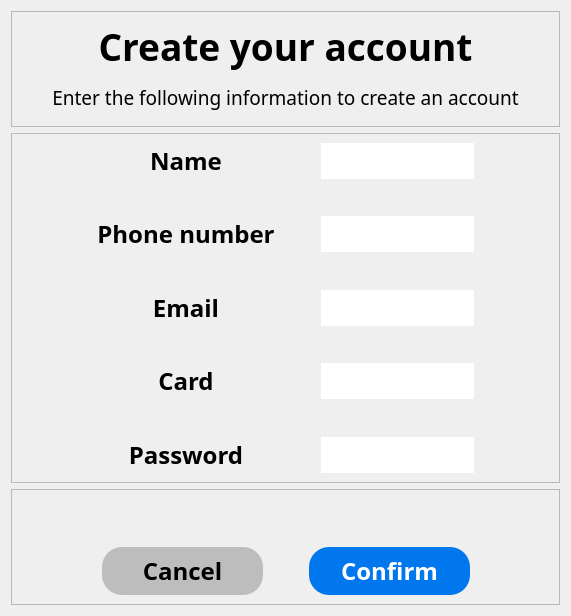
           <widget class="QWidget" name="sign_up_page">
            <layout class="QHBoxLayout" name="horizontalLayout">
             <item>
              <layout class="QVBoxLayout" name="verticalLayout_7" stretch="1,3,1">
               <item>
                <widget class="QFrame" name="frame_11">
                 <property name="frameShape">
                  <enum>QFrame::StyledPanel</enum>
                 </property>
                 <property name="frameShadow">
                  <enum>QFrame::Raised</enum>
                 </property>
                 <layout class="QGridLayout" name="gridLayout_22">
                  <item row="0" column="0">
                   <layout class="QGridLayout" name="gridLayout_21">
                    <item row="0" column="0">
                     <widget class="QLabel" name="label_12">
                      <property name="font">
                       <font>
                        <family>Bahnschrift SemiBold</family>
                        <pointsize>28</pointsize>
                        <weight>75</weight>
                        <bold>true</bold>
                       </font>
                      </property>
                      <property name="text">
                       <string>Create your account</string>
                      </property>
                      <property name="alignment">
                       <set>Qt::AlignCenter</set>
                      </property>
                     </widget>
                    </item>
                    <item row="1" column="0">
                     <widget class="QLabel" name="label_13">
                      <property name="font">
                       <font>
                        <family>Bahnschrift Light</family>
                        <pointsize>14</pointsize>
                       </font>
                      </property>
                      <property name="text">
                       <string>Enter the following information to create an account</string>
                      </property>
                      <property name="alignment">
                       <set>Qt::AlignCenter</set>
                      </property>
                     </widget>
                    </item>
                   </layout>
                  </item>
                 </layout>
                </widget>
               </item>
               <item>
                <widget class="QFrame" name="frame_10">
                 <property name="frameShape">
                  <enum>QFrame::StyledPanel</enum>
                 </property>
                 <property name="frameShadow">
                  <enum>QFrame::Raised</enum>
                 </property>
                 <layout class="QGridLayout" name="gridLayout_24">
                  <item row="0" column="0">
                   <layout class="QGridLayout" name="gridLayout_23" rowstretch="0,0,0,0,0,0,0,0,0" columnstretch="2,4,0,4,2">
                    <item row="4" column="1">
                     <widget class="QLabel" name="label_16">
                      <property name="font">
                       <font>
                        <family>Bahnschrift SemiBold</family>
                        <pointsize>18</pointsize>
                        <weight>75</weight>
                        <bold>true</bold>
                       </font>
                      </property>
                      <property name="text">
                       <string>Email</string>
                      </property>
                      <property name="alignment">
                       <set>Qt::AlignCenter</set>
                      </property>
                     </widget>
                    </item>
                    <item row="0" column="2">
                     <spacer name="horizontalSpacer_12">
                      <property name="orientation">
                       <enum>Qt::Horizontal</enum>
                      </property>
                      <property name="sizeHint" stdset="0">
                       <size>
                        <width>40</width>
                        <height>20</height>
                       </size>
                      </property>
                     </spacer>
                    </item>
                    <item row="8" column="1">
                     <widget class="QLabel" name="label_18">
                      <property name="font">
                       <font>
                        <family>Bahnschrift SemiBold</family>
                        <pointsize>18</pointsize>
                        <weight>75</weight>
                        <bold>true</bold>
                       </font>
                      </property>
                      <property name="text">
                       <string>Password</string>
                      </property>
                      <property name="alignment">
                       <set>Qt::AlignCenter</set>
                      </property>
                     </widget>
                    </item>
                    <item row="1" column="3">
                     <spacer name="verticalSpacer_7">
                      <property name="orientation">
                       <enum>Qt::Vertical</enum>
                      </property>
                      <property name="sizeHint" stdset="0">
                       <size>
                        <width>20</width>
                        <height>40</height>
                       </size>
                      </property>
                     </spacer>
                    </item>
                    <item row="0" column="3">
                     <widget class="QLineEdit" name="Name_in">
                      <property name="sizePolicy">
                       <sizepolicy hsizetype="Expanding" vsizetype="Expanding">
                        <horstretch>0</horstretch>
                        <verstretch>0</verstretch>
                       </sizepolicy>
                      </property>
                      <property name="font">
                       <font>
                        <family>Bahnschrift Light</family>
                        <pointsize>18</pointsize>
                       </font>
                      </property>
                      <property name="styleSheet">
                       <string notr="true">QLineEdit{border-radius:20px;}</string>
                      </property>
                      <property name="clearButtonEnabled">
                       <bool>true</bool>
                      </property>
                     </widget>
                    </item>
                    <item row="0" column="1">
                     <widget class="QLabel" name="label_14">
                      <property name="font">
                       <font>
                        <family>Bahnschrift SemiBold</family>
                        <pointsize>18</pointsize>
                        <weight>75</weight>
                        <bold>true</bold>
                       </font>
                      </property>
                      <property name="text">
                       <string>Name</string>
                      </property>
                      <property name="alignment">
                       <set>Qt::AlignCenter</set>
                      </property>
                     </widget>
                    </item>
                    <item row="3" column="3">
                     <spacer name="verticalSpacer_8">
                      <property name="orientation">
                       <enum>Qt::Vertical</enum>
                      </property>
                      <property name="sizeHint" stdset="0">
                       <size>
                        <width>20</width>
                        <height>40</height>
                       </size>
                      </property>
                     </spacer>
                    </item>
                    <item row="0" column="0">
                     <spacer name="horizontalSpacer_14">
                      <property name="orientation">
                       <enum>Qt::Horizontal</enum>
                      </property>
                      <property name="sizeHint" stdset="0">
                       <size>
                        <width>40</width>
                        <height>20</height>
                       </size>
                      </property>
                     </spacer>
                    </item>
                    <item row="5" column="3">
                     <spacer name="verticalSpacer_9">
                      <property name="orientation">
                       <enum>Qt::Vertical</enum>
                      </property>
                      <property name="sizeHint" stdset="0">
                       <size>
                        <width>20</width>
                        <height>40</height>
                       </size>
                      </property>
                     </spacer>
                    </item>
                    <item row="2" column="3">
                     <widget class="QLineEdit" name="phone_num_in">
                      <property name="sizePolicy">
                       <sizepolicy hsizetype="Expanding" vsizetype="Expanding">
                        <horstretch>0</horstretch>
                        <verstretch>0</verstretch>
                       </sizepolicy>
                      </property>
                      <property name="font">
                       <font>
                        <family>Bahnschrift Light</family>
                        <pointsize>18</pointsize>
                       </font>
                      </property>
                      <property name="styleSheet">
                       <string notr="true">QLineEdit{border-radius:20px;}</string>
                      </property>
                      <property name="clearButtonEnabled">
                       <bool>true</bool>
                      </property>
                     </widget>
                    </item>
                    <item row="6" column="3">
                     <widget class="QLineEdit" name="card_in">
                      <property name="sizePolicy">
                       <sizepolicy hsizetype="Expanding" vsizetype="Expanding">
                        <horstretch>0</horstretch>
                        <verstretch>0</verstretch>
                       </sizepolicy>
                      </property>
                      <property name="font">
                       <font>
                        <family>Bahnschrift Light</family>
                        <pointsize>18</pointsize>
                       </font>
                      </property>
                      <property name="styleSheet">
                       <string notr="true">QLineEdit{border-radius:20px;}</string>
                      </property>
                      <property name="clearButtonEnabled">
                       <bool>true</bool>
                      </property>
                     </widget>
                    </item>
                    <item row="4" column="3">
                     <widget class="QLineEdit" name="email_in">
                      <property name="sizePolicy">
                       <sizepolicy hsizetype="Expanding" vsizetype="Expanding">
                        <horstretch>0</horstretch>
                        <verstretch>0</verstretch>
                       </sizepolicy>
                      </property>
                      <property name="font">
                       <font>
                        <family>Bahnschrift Light</family>
                        <pointsize>18</pointsize>
                       </font>
                      </property>
                      <property name="styleSheet">
                       <string notr="true">QLineEdit{border-radius:20px;}</string>
                      </property>
                      <property name="clearButtonEnabled">
                       <bool>true</bool>
                      </property>
                     </widget>
                    </item>
                    <item row="8" column="3">
                     <widget class="QLineEdit" name="pwd_in">
                      <property name="sizePolicy">
                       <sizepolicy hsizetype="Expanding" vsizetype="Expanding">
                        <horstretch>0</horstretch>
                        <verstretch>0</verstretch>
                       </sizepolicy>
                      </property>
                      <property name="font">
                       <font>
                        <family>Bahnschrift Light</family>
                        <pointsize>18</pointsize>
                       </font>
                      </property>
                      <property name="styleSheet">
                       <string notr="true">QLineEdit{border-radius:20px;}</string>
                      </property>
                      <property name="echoMode">
                       <enum>QLineEdit::Password</enum>
                      </property>
                      <property name="clearButtonEnabled">
                       <bool>true</bool>
                      </property>
                     </widget>
                    </item>
                    <item row="6" column="1">
                     <widget class="QLabel" name="label_17">
                      <property name="font">
                       <font>
                        <family>Bahnschrift SemiBold</family>
                        <pointsize>18</pointsize>
                        <weight>75</weight>
                        <bold>true</bold>
                       </font>
                      </property>
                      <property name="text">
                       <string>Card</string>
                      </property>
                      <property name="alignment">
                       <set>Qt::AlignCenter</set>
                      </property>
                     </widget>
                    </item>
                    <item row="2" column="1">
                     <widget class="QLabel" name="label_15">
                      <property name="font">
                       <font>
                        <family>Bahnschrift SemiBold</family>
                        <pointsize>18</pointsize>
                        <weight>75</weight>
                        <bold>true</bold>
                       </font>
                      </property>
                      <property name="text">
                       <string>Phone number</string>
                      </property>
                      <property name="alignment">
                       <set>Qt::AlignCenter</set>
                      </property>
                     </widget>
                    </item>
                    <item row="0" column="4">
                     <spacer name="horizontalSpacer_13">
                      <property name="orientation">
                       <enum>Qt::Horizontal</enum>
                      </property>
                      <property name="sizeHint" stdset="0">
                       <size>
                        <width>40</width>
                        <height>20</height>
                       </size>
                      </property>
                     </spacer>
                    </item>
                    <item row="7" column="3">
                     <spacer name="verticalSpacer_10">
                      <property name="orientation">
                       <enum>Qt::Vertical</enum>
                      </property>
                      <property name="sizeHint" stdset="0">
                       <size>
                        <width>20</width>
                        <height>40</height>
                       </size>
                      </property>
                     </spacer>
                    </item>
                   </layout>
                  </item>
                 </layout>
                </widget>
               </item>
               <item>
                <widget class="QFrame" name="frame_9">
                 <property name="frameShape">
                  <enum>QFrame::StyledPanel</enum>
                 </property>
                 <property name="frameShadow">
                  <enum>QFrame::Raised</enum>
                 </property>
                 <layout class="QGridLayout" name="gridLayout_26">
                  <item row="0" column="0">
                   <layout class="QGridLayout" name="gridLayout_25" columnstretch="2,4,0,4,2">
                    <item row="1" column="1">
                     <widget class="QPushButton" name="to_sign_in_page_2">
                      <property name="sizePolicy">
                       <sizepolicy hsizetype="Minimum" vsizetype="Expanding">
                        <horstretch>0</horstretch>
                        <verstretch>0</verstretch>
                       </sizepolicy>
                      </property>
                      <property name="font">
                       <font>
                        <family>Bahnschrift SemiBold</family>
                        <pointsize>18</pointsize>
                        <weight>75</weight>
                        <bold>true</bold>
                       </font>
                      </property>
                      <property name="styleSheet">
                       <string notr="true">QPushButton{background-color: rgb(189,189,189); border-radius:20px; color:rgb(0,0,0);}</string>
                      </property>
                      <property name="text">
                       <string>Cancel</string>
                      </property>
                     </widget>
                    </item>
                    <item row="1" column="4">
                     <spacer name="horizontalSpacer_17">
                      <property name="orientation">
                       <enum>Qt::Horizontal</enum>
                      </property>
                      <property name="sizeHint" stdset="0">
                       <size>
                        <width>40</width>
                        <height>20</height>
                       </size>
                      </property>
                     </spacer>
                    </item>
                    <item row="1" column="2">
                     <spacer name="horizontalSpacer_15">
                      <property name="orientation">
                       <enum>Qt::Horizontal</enum>
                      </property>
                      <property name="sizeHint" stdset="0">
                       <size>
                        <width>40</width>
                        <height>20</height>
                       </size>
                      </property>
                     </spacer>
                    </item>
                    <item row="1" column="0">
                     <spacer name="horizontalSpacer_16">
                      <property name="orientation">
                       <enum>Qt::Horizontal</enum>
                      </property>
                      <property name="sizeHint" stdset="0">
                       <size>
                        <width>40</width>
                        <height>20</height>
                       </size>
                      </property>
                     </spacer>
                    </item>
                    <item row="1" column="3">
                     <widget class="QPushButton" name="confirm">
                      <property name="sizePolicy">
                       <sizepolicy hsizetype="Minimum" vsizetype="Expanding">
                        <horstretch>0</horstretch>
                        <verstretch>0</verstretch>
                       </sizepolicy>
                      </property>
                      <property name="font">
                       <font>
                        <family>Bahnschrift SemiBold</family>
                        <pointsize>18</pointsize>
                        <weight>75</weight>
                        <bold>true</bold>
                       </font>
                      </property>
                      <property name="styleSheet">
                       <string notr="true">QPushButton{background-color: rgb(0, 119, 237); border-radius:20px; color:rgb(255,255,255);}</string>
                      </property>
                      <property name="text">
                       <string>Confirm</string>
                      </property>
                     </widget>
                    </item>
                    <item row="0" column="1">
                     <spacer name="verticalSpacer_11">
                      <property name="orientation">
                       <enum>Qt::Vertical</enum>
                      </property>
                      <property name="sizeHint" stdset="0">
                       <size>
                        <width>20</width>
                        <height>40</height>
                       </size>
                      </property>
                     </spacer>
                    </item>
                   </layout>
                  </item>
                 </layout>
                </widget>
               </item>
              </layout>
             </item>
            </layout>
           </widget>
